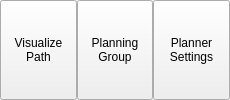
              <widget class="QWidget" name="widget_31" native="true">
               <property name="minimumSize">
                <size>
                 <width>230</width>
                 <height>0</height>
                </size>
               </property>
               <property name="maximumSize">
                <size>
                 <width>900</width>
                 <height>16777215</height>
                </size>
               </property>
               <layout class="QHBoxLayout" name="horizontalLayout_35">
                <property name="spacing">
                 <number>0</number>
                </property>
                <property name="leftMargin">
                 <number>0</number>
                </property>
                <property name="topMargin">
                 <number>0</number>
                </property>
                <property name="rightMargin">
                 <number>0</number>
                </property>
                <property name="bottomMargin">
                 <number>0</number>
                </property>
                <item>
                 <widget class="QToolButton" name="toolButton_5">
                  <property name="sizePolicy">
                   <sizepolicy hsizetype="Preferred" vsizetype="Preferred">
                    <horstretch>0</horstretch>
                    <verstretch>0</verstretch>
                   </sizepolicy>
                  </property>
                  <property name="maximumSize">
                   <size>
                    <width>77</width>
                    <height>16777215</height>
                   </size>
                  </property>
                  <property name="text">
                   <string>Visualize
Path</string>
                  </property>
                  <property name="icon">
                   <iconset resource="../../resources.qrc">
                    <normaloff>:/icons/icons8-play-48.png</normaloff>:/icons/icons8-play-48.png</iconset>
                  </property>
                  <property name="iconSize">
                   <size>
                    <width>40</width>
                    <height>40</height>
                   </size>
                  </property>
                  <property name="toolButtonStyle">
                   <enum>Qt::ToolButtonStyle::ToolButtonTextUnderIcon</enum>
                  </property>
                 </widget>
                </item>
                <item>
                 <widget class="QToolButton" name="planning_group_button">
                  <property name="sizePolicy">
                   <sizepolicy hsizetype="Preferred" vsizetype="Expanding">
                    <horstretch>0</horstretch>
                    <verstretch>0</verstretch>
                   </sizepolicy>
                  </property>
                  <property name="maximumSize">
                   <size>
                    <width>77</width>
                    <height>16777215</height>
                   </size>
                  </property>
                  <property name="text">
                   <string>Planning
Group</string>
                  </property>
                  <property name="icon">
                   <iconset resource="../../resources.qrc">
                    <normaloff>:/icons/icons8-stacked-organizational-chart-48.png</normaloff>:/icons/icons8-stacked-organizational-chart-48.png</iconset>
                  </property>
                  <property name="iconSize">
                   <size>
                    <width>36</width>
                    <height>36</height>
                   </size>
                  </property>
                  <property name="toolButtonStyle">
                   <enum>Qt::ToolButtonStyle::ToolButtonTextUnderIcon</enum>
                  </property>
                 </widget>
                </item>
                <item>
                 <widget class="QToolButton" name="planner_settings_button">
                  <property name="sizePolicy">
                   <sizepolicy hsizetype="Fixed" vsizetype="Preferred">
                    <horstretch>0</horstretch>
                    <verstretch>0</verstretch>
                   </sizepolicy>
                  </property>
                  <property name="minimumSize">
                   <size>
                    <width>77</width>
                    <height>32</height>
                   </size>
                  </property>
                  <property name="toolTip">
                   <string>&lt;html&gt;&lt;head/&gt;&lt;body&gt;&lt;p&gt;Save Project to Computer&lt;/p&gt;&lt;/body&gt;&lt;/html&gt;</string>
                  </property>
                  <property name="text">
                   <string>Planner
Settings</string>
                  </property>
                  <property name="icon">
                   <iconset resource="../../resources.qrc">
                    <normaloff>:/icons/icons8-engineering-48.png</normaloff>:/icons/icons8-engineering-48.png</iconset>
                  </property>
                  <property name="iconSize">
                   <size>
                    <width>36</width>
                    <height>36</height>
                   </size>
                  </property>
                  <property name="toolButtonStyle">
                   <enum>Qt::ToolButtonStyle::ToolButtonTextUnderIcon</enum>
                  </property>
                 </widget>
                </item>
               </layout>
              </widget>
